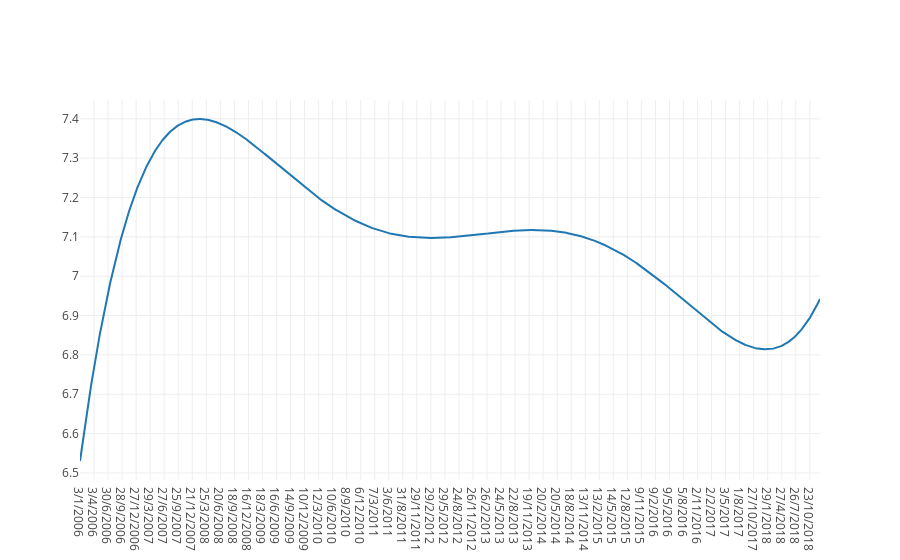

Here is the notebook cell this chart was saved with:
### Code cell
trace = go.Scatter(
    x = LLwithStocks['Date'],
    y = LLwithStocks['Daily Life Ladder'])
data = [trace]
iplot(data)

### Figure 1 — Plotly figure (JSON) as saved in the notebook; plotly's stock layout.template omitted (floating-point values rounded to 4 significant figures; data arrays with more than 128 entries replaced by an {"elided": "..."} marker saying what was removed)
{"data": [{"type": "scatter", "uid": "a267c920-1b40-4422-91cb-6123ed013a44", "x": {"elided": "3270 str values"}, "y": {"elided": "3270 float values"}}], "layout": {}}
